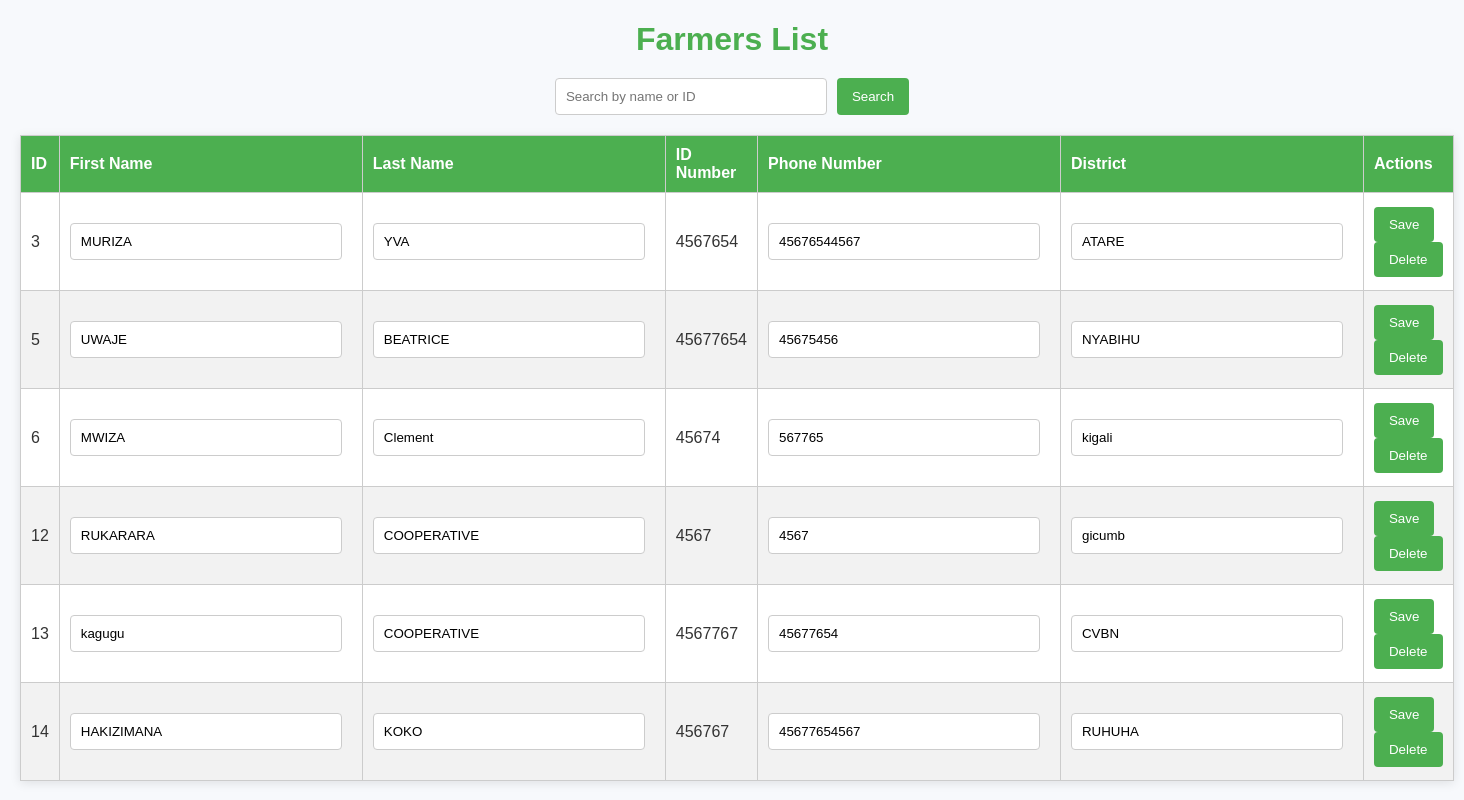
The page /farmers/ on the database its author committed.
### goathubapp/models.py (models this page shows, shortened)
class FarmerRegistration(models.Model):
    registration_id = models.AutoField(primary_key=True)
    first_name = models.CharField(max_length=100)
    last_name = models.CharField(max_length=100)
    id_number = models.CharField(max_length=50, unique=True)  # Unique ID number for each farmer
    phone_number = models.CharField(max_length=15)
    district = models.CharField(max_length=100)
    password = models.CharField(max_length=128)  # Store hashed passwords

### goathubapp/views.py (the view)
# urls.py: path('farmers/', views.farmer_list, name='farmer_list'),  # Farmer management routes
def farmer_list(request):
    search_query = request.GET.get('search', '')
    farmers = FarmerRegistration.objects.filter(
        Q(first_name__icontains=search_query) |
        Q(last_name__icontains=search_query) |
        Q(id_number__icontains=search_query)
    )
    return render(request, 'farmer_list.html', {'farmers': farmers, 'search_query': search_query})

### goathubapp/templates/farmer_list.html (shortened to what this page needs)
<!DOCTYPE html>
<html lang="en">
<head>
</head>
<body>
    <h1>Farmers List</h1>
    <form method="GET" action="">
        <input type="text" name="search" placeholder="Search by name or ID" value="{{ search_query }}">
        <button type="submit">Search</button>
    </form>
    <table>
        <thead>
            <tr>
                <th>ID</th>
                <th>First Name</th>
                <th>Last Name</th>
                <th>ID Number</th>
                <th>Phone Number</th>
                <th>District</th>
                <th>Actions</th>
            </tr>
        </thead>
        <tbody>
            {% for farmer in farmers %}
            <tr>
                <td>{{ farmer.registration_id }}</td>
                <td>
                    <form method="POST" action="{% url 'farmer_edit' farmer.registration_id %}">
                        <input type="text" name="first_name" value="{{ farmer.first_name }}" required>
                </td>
                <td>
                    <input type="text" name="last_name" value="{{ farmer.last_name }}" required>
                </td>
                <td>{{ farmer.id_number }}</td>
                <td>
                    <input type="text" name="phone_number" value="{{ farmer.phone_number }}" required>
                </td>
                <td>
                    <input type="text" name="district" value="{{ farmer.district }}" required>
                </td>
                <td>
                    <button type="submit">Save</button>
                    <form method="POST" action="{% url 'farmer_delete' farmer.registration_id %}" style="display:inline;">
                        <button type="submit" onclick="return confirm('Are you sure you want to delete this farmer?');">Delete</button>
                    </form>
                </td>
            </tr>
            {% empty %}
            <tr>
                <td colspan="7">No farmers found.</td>
            </tr>
            {% endfor %}
        </tbody>
    </table>
</body>
</html>

### goathubapp/templates/farmer_list.html (style rules this page uses)
body { font-family: 'Arial', sans-serif; margin: 20px; background-color: #f7f9fc; color: #333; }
h1 { text-align: center; color: #4CAF50; margin-bottom: 20px; }
form { margin: 20px 0; display: flex; justify-content: center; }
input[type="text"] { padding: 10px; margin-right: 10px; border: 1px solid #ccc; border-radius: 4px; width: 250px; transition: border-color 0.3s; }
button { padding: 10px 15px; background-color: #4CAF50; color: white; border: none; border-radius: 4px; cursor: pointer; transition: background-color 0.3s; }
table { width: 100%; border-collapse: collapse; margin-top: 20px; box-shadow: 0 2px 10px rgba(0, 0, 0, 0.1); background-color: white; }
th, td { padding: 10px; border: 1px solid #ccc; text-align: left; }
th { background-color: #4CAF50; color: white; }
tr:nth-child(even) { background-color: #f2f2f2; }

### rows shown on the page
FarmerRegistration: registration_id "3", first_name "MURIZA", last_name "YVA", id_number "4567654", phone_number "45676544567", district "ATARE"
FarmerRegistration: registration_id "5", first_name "UWAJE", last_name "BEATRICE", id_number "45677654", phone_number "45675456", district "NYABIHU"
FarmerRegistration: registration_id "6", first_name "MWIZA", last_name "Clement", id_number "45674", phone_number "567765", district "kigali"
FarmerRegistration: registration_id "12", first_name "RUKARARA", last_name "COOPERATIVE", id_number "4567", phone_number "4567", district "gicumb"
FarmerRegistration: registration_id "13", first_name "kagugu", last_name "COOPERATIVE", id_number "4567767", phone_number "45677654", district "CVBN"
FarmerRegistration: registration_id "14", first_name "HAKIZIMANA", last_name "KOKO", id_number "456767", phone_number "45677654567", district "RUHUHA"
